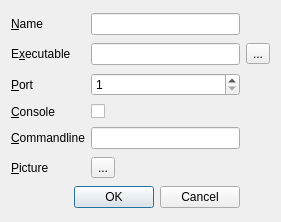
<?xml version="1.0" encoding="UTF-8"?>
<ui version="4.0">
 <class>DialogProtocol</class>
 <widget class="QDialog" name="DialogProtocol">
  <property name="geometry">
   <rect>
    <x>0</x>
    <y>0</y>
    <width>281</width>
    <height>222</height>
   </rect>
  </property>
  <property name="windowTitle">
   <string>Protocol</string>
  </property>
  <layout class="QGridLayout" name="gridLayout">
   <item row="1" column="0">
    <widget class="QLabel" name="lName">
     <property name="text">
      <string>&amp;Name</string>
     </property>
     <property name="buddy">
      <cstring>leName</cstring>
     </property>
    </widget>
   </item>
   <item row="1" column="1">
    <widget class="QLineEdit" name="leName"/>
   </item>
   <item row="3" column="0">
    <widget class="QLabel" name="lPort">
     <property name="text">
      <string>&amp;Port</string>
     </property>
     <property name="buddy">
      <cstring>sbPort</cstring>
     </property>
    </widget>
   </item>
   <item row="3" column="1">
    <widget class="QSpinBox" name="sbPort">
     <property name="minimum">
      <number>1</number>
     </property>
     <property name="maximum">
      <number>65535</number>
     </property>
    </widget>
   </item>
   <item row="4" column="0">
    <widget class="QLabel" name="lTerm">
     <property name="text">
      <string>&amp;Console</string>
     </property>
     <property name="buddy">
      <cstring>cbTerm</cstring>
     </property>
    </widget>
   </item>
   <item row="4" column="1">
    <widget class="QCheckBox" name="cbTerm">
     <property name="text">
      <string/>
     </property>
    </widget>
   </item>
   <item row="5" column="0">
    <widget class="QLabel" name="lCmdLine">
     <property name="text">
      <string>&amp;Commandline</string>
     </property>
     <property name="buddy">
      <cstring>leCmdLine</cstring>
     </property>
    </widget>
   </item>
   <item row="5" column="1">
    <widget class="QLineEdit" name="leCmdLine"/>
   </item>
   <item row="6" column="0">
    <widget class="QLabel" name="lLogo">
     <property name="text">
      <string>&amp;Picture</string>
     </property>
     <property name="buddy">
      <cstring>tbLogo</cstring>
     </property>
    </widget>
   </item>
   <item row="7" column="0" colspan="2">
    <widget class="QDialogButtonBox" name="buttonBox">
     <property name="standardButtons">
      <set>QDialogButtonBox::Cancel|QDialogButtonBox::Ok</set>
     </property>
    </widget>
   </item>
   <item row="6" column="1">
    <widget class="QToolButton" name="tbLogo">
     <property name="text">
      <string>...</string>
     </property>
    </widget>
   </item>
   <item row="2" column="1">
    <widget class="QLineEdit" name="leExec"/>
   </item>
   <item row="2" column="0">
    <widget class="QLabel" name="lExec">
     <property name="text">
      <string>E&amp;xecutable</string>
     </property>
     <property name="buddy">
      <cstring>leExec</cstring>
     </property>
    </widget>
   </item>
   <item row="2" column="2">
    <widget class="QToolButton" name="tbExec">
     <property name="text">
      <string>...</string>
     </property>
    </widget>
   </item>
  </layout>
 </widget>
 <tabstops>
  <tabstop>leName</tabstop>
  <tabstop>leExec</tabstop>
  <tabstop>tbExec</tabstop>
  <tabstop>sbPort</tabstop>
  <tabstop>cbTerm</tabstop>
  <tabstop>leCmdLine</tabstop>
  <tabstop>tbLogo</tabstop>
  <tabstop>buttonBox</tabstop>
 </tabstops>
 <resources/>
 <connections>
  <connection>
   <sender>buttonBox</sender>
   <signal>accepted()</signal>
   <receiver>DialogProtocol</receiver>
   <slot>accept()</slot>
   <hints>
    <hint type="sourcelabel">
     <x>123</x>
     <y>197</y>
    </hint>
    <hint type="destinationlabel">
     <x>140</x>
     <y>110</y>
    </hint>
   </hints>
  </connection>
  <connection>
   <sender>buttonBox</sender>
   <signal>rejected()</signal>
   <receiver>DialogProtocol</receiver>
   <slot>reject()</slot>
   <hints>
    <hint type="sourcelabel">
     <x>123</x>
     <y>197</y>
    </hint>
    <hint type="destinationlabel">
     <x>140</x>
     <y>110</y>
    </hint>
   </hints>
  </connection>
 </connections>
</ui>
